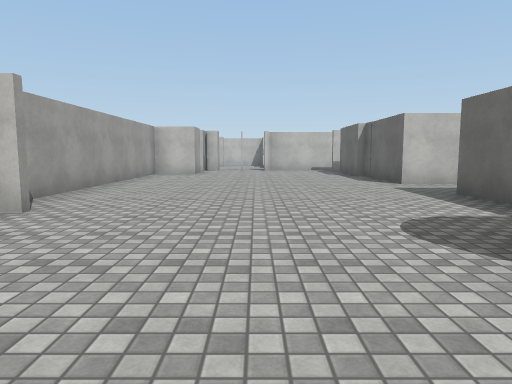
View 1 (above)

18 first-person views from a walk through a scene from a Unity 3-D project. The camera is 1.3 m above the floor, tilts 6° down and sees 70° across. The floor is counted in squares, 2 m on a side. Each view is taken from the middle of a square. On the plan, view 1 faces up. The plan holds only what a view shows up to about 11 squares ahead; the rest is blank. The place goes on beyond the plan. The player character is not drawn. Surface patterns are stand-ins for the level's own textures.

View 2
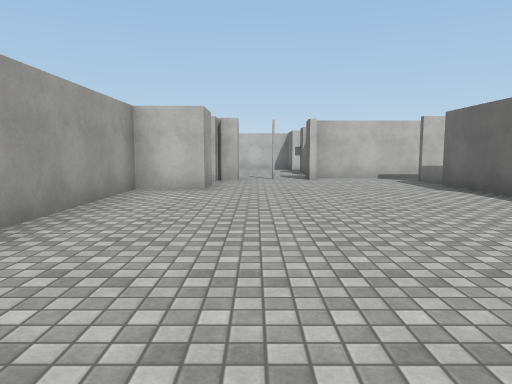

View 3
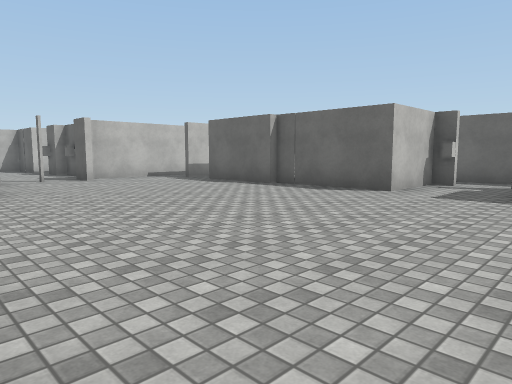

View 4
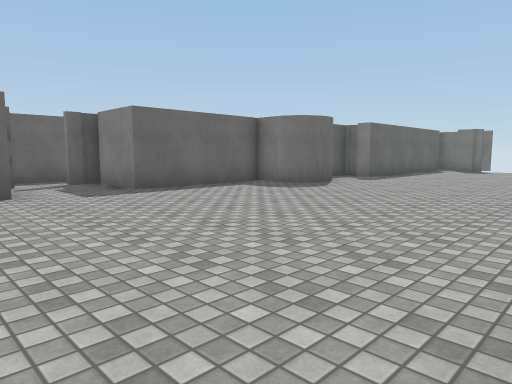

View 5
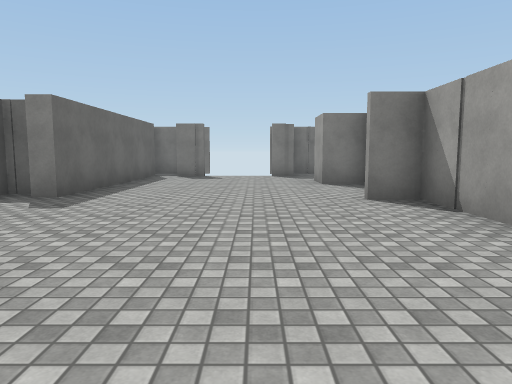

View 6
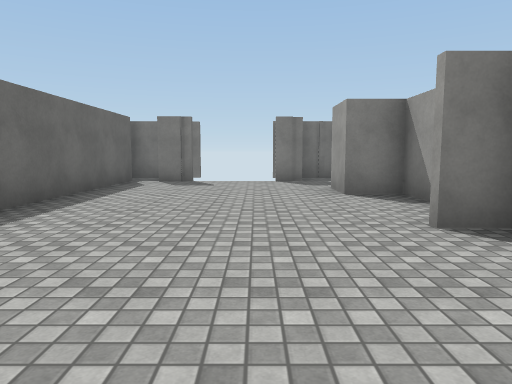

View 7
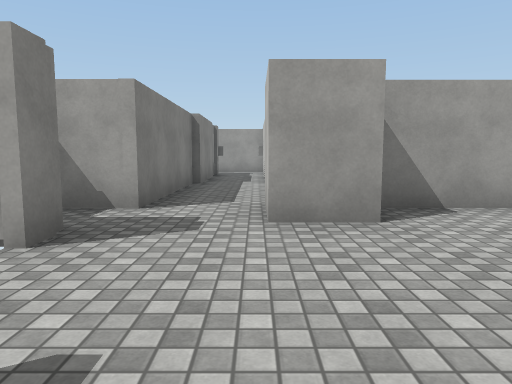

View 8
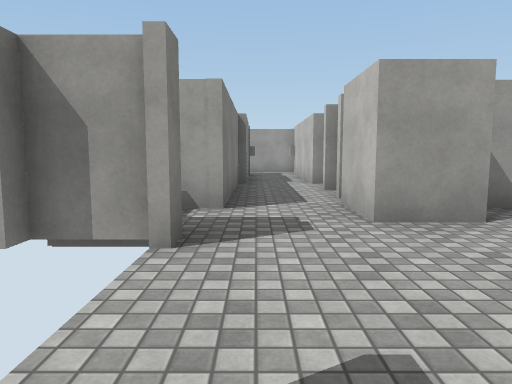

View 9
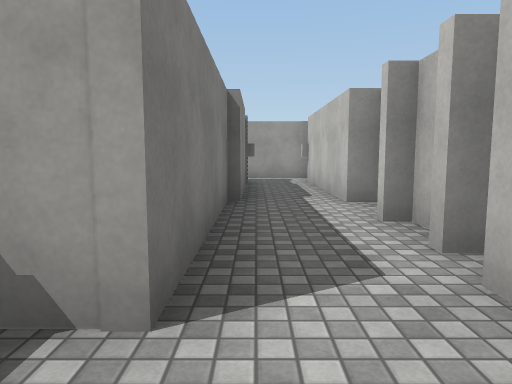

View 10
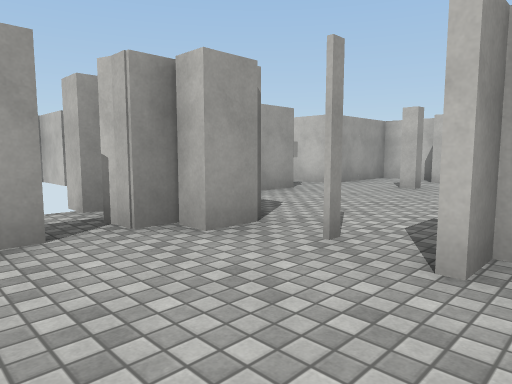

View 11
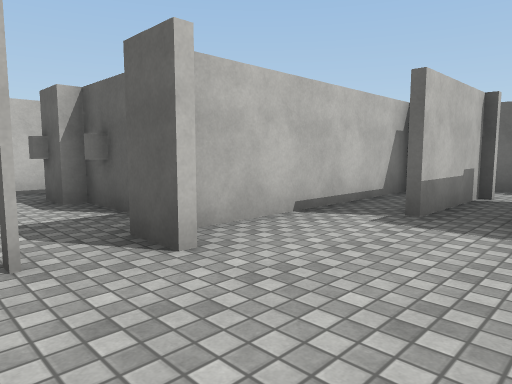

View 12
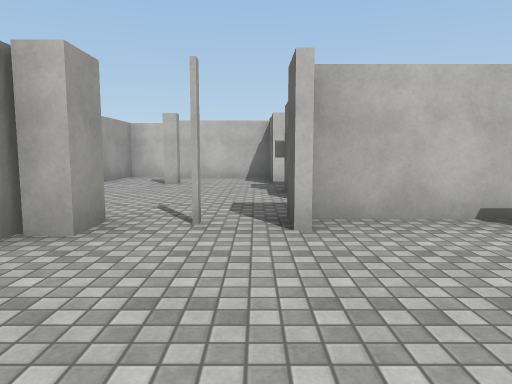

View 13
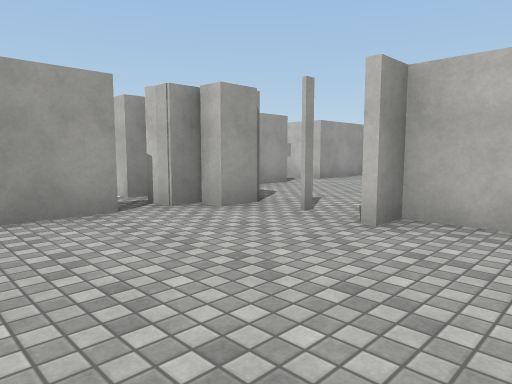

View 14
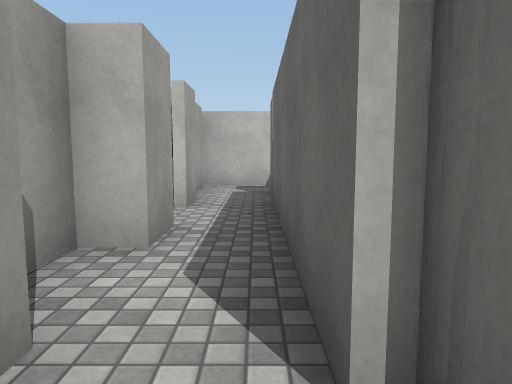

View 15
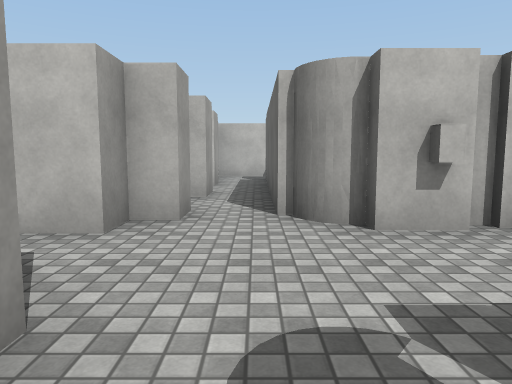

View 16
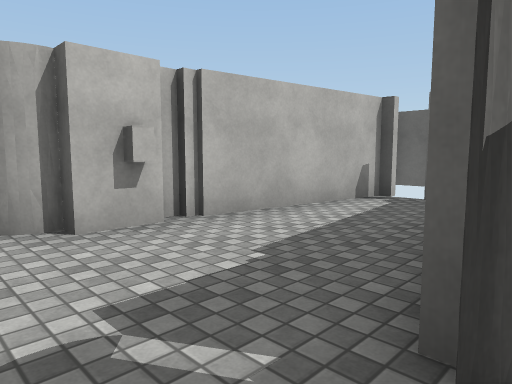

View 17
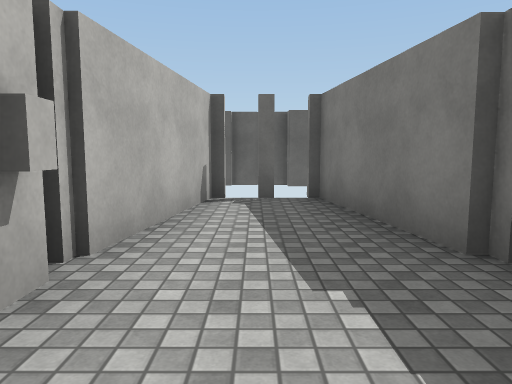

View 18
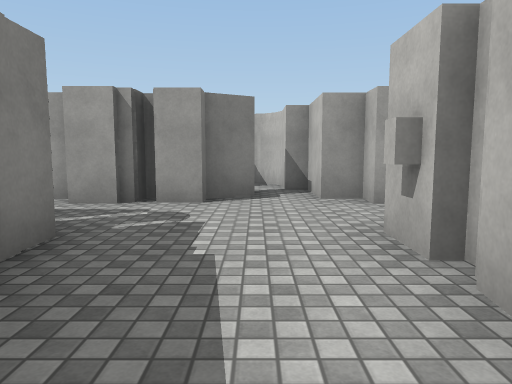

### Floor plan
Key: @ floor where view 1 was taken; # wall or solid block; x gap in a wall; . floor.
Columns run from 10 left of view 1 to 12 right of it. Each row starts with its distance up from view 1.
 22       ###
 21       #.####
 20       #....#
 19      ##.#..#
 18       ......
 17       #....#
 16        ....#
 15         ..#####.#
 14       ###x#..#####
 13        ..........#
 12       ###....#
 11       #......####
 10       #......###.
  9       #......###.#
  8       #......###.#
  7       #..........#
  6       #.......##.#
  5       #.......#..#
  4       ##......##.###
  3        .....###..#.####
  2       #.....####......
  1       #.....##  ....###
  0       ##..@..###.####
 -1       #.....###.
 -2       #.....#
 -3 ########....#
 -4 #...........#
 -5 #...........#
 -6 #######.#  ##
 -7       ###

Where each view was taken, in squares from view 1:
view 1: 0 up, 0 right, facing up
view 2: 5 up, 1 left, facing up
view 3: 5 up, 3 left, facing up-right
view 4: 9 up, 3 left, facing down-right
view 5: 5 up, 1 left, facing down
view 6: 3 up, 1 left, facing down
view 7: 4 down, 1 right, facing left
view 8: 5 down, 1 right, facing left
view 9: 5 down, 2 left, facing left
view 10: 12 up, 1 right, facing up-left
view 11: 12 up, 1 left, facing up-right
view 12: 11 up, 0 right, facing up
view 13: 11 up, 2 right, facing up-left
view 14: 3 up, 6 right, facing up
view 15: 0 up, 6 right, facing up
view 16: 0 up, 6 right, facing up-right
view 17: 2 up, 6 right, facing right
view 18: 2 up, 10 right, facing left
